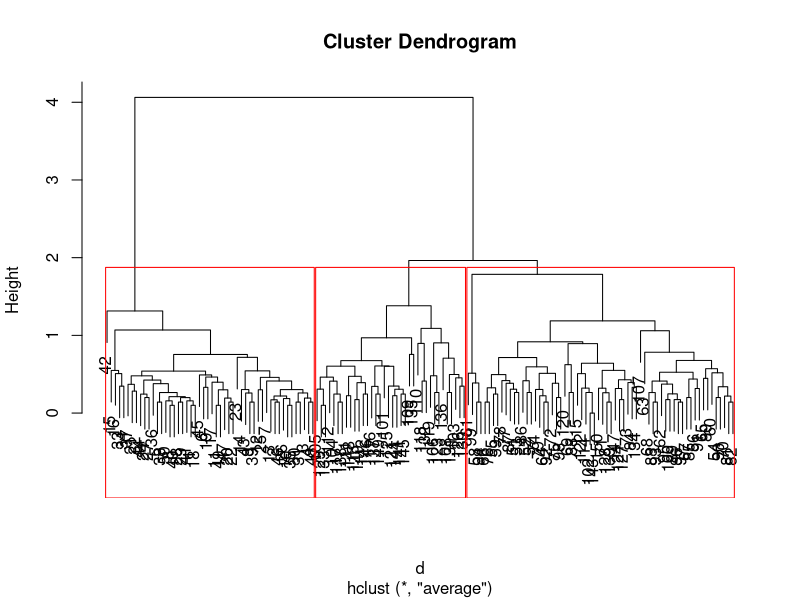

R code for this plot:
View(iris)
iris1=iris
iris1
iris1$Species=NULL
d = dist(iris1,method = "euclidean")
hfit = hclust(d,method = "average")
hfit
plot(hfit)
grps = cutree(hfit,k=3)
grps
rect.hclust(hfit,k=3,border = 'red')
